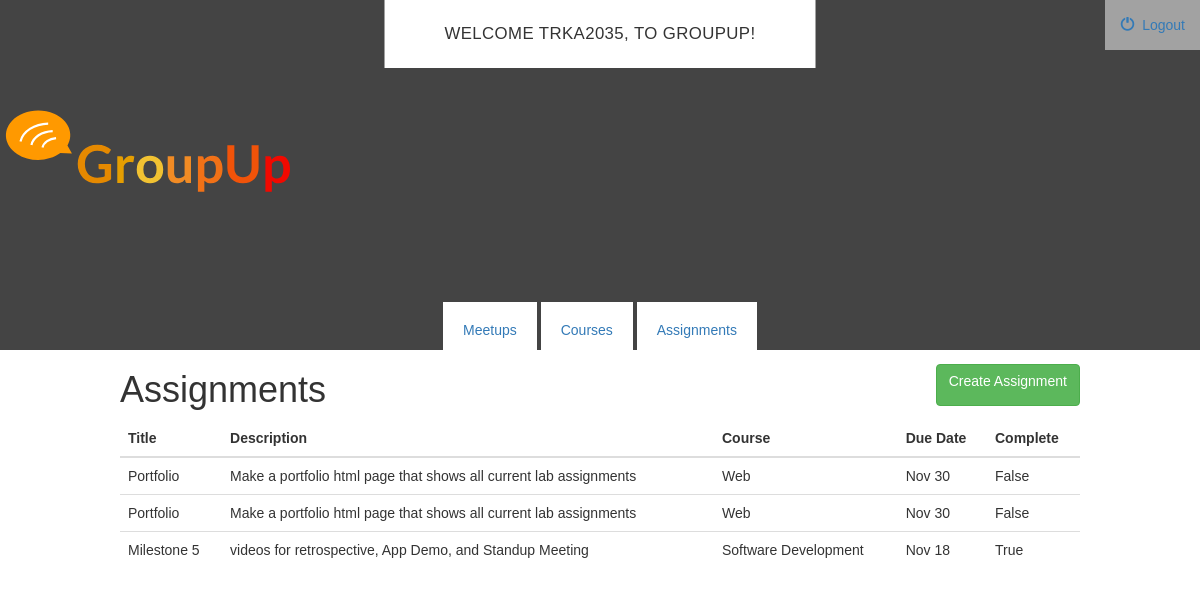
The app's page /assignments/ (signed in) with its own data.
### assignments/models.py (models this page shows, shortened)
class Assignment(models.Model):
    user = models.ForeignKey(settings.AUTH_USER_MODEL, default=1)
    title = models.CharField(max_length=30)
    description = models.CharField(max_length=100)
    course = models.ForeignKey(Course, on_delete=models.CASCADE)
    due_date = models.CharField(max_length=25)
    is_complete = models.BooleanField(default=False)

### courses/models.py (models this page shows)
class Course(models.Model):
    user = models.ForeignKey(settings.AUTH_USER_MODEL, default=1)
    title = models.CharField(max_length=30)
    description = models.TextField(max_length=400)
    location = models.CharField(max_length=30)
    start_day = models.CharField(max_length=25)
    end_day = models.CharField(max_length=25)
    time = models.CharField(max_length=30)
    def __str__(self):
        return self.title

### assignments/views.py (the view)
def index(request):
    courses = Course.objects.filter(user=request.user)
    assignments = Assignment.objects.filter(user=request.user)
    meetups = MeetUp.objects.filter(user=request.user)
    context = {
    'courses':courses,
    'assignments':assignments,
    'meetups':meetups,
    }
    return render(request, 'assignments/index.html', context)

### assignments/templates/assignments/index.html (shortened to what this page needs)
{% extends 'courses/base.html' %}
{% block body %}
<div class="top-container">
  <h1>Assignments</h1>
  <a class="btn btn-success" href="{% url 'assignments:create_assignment' %}">Create Assignment</a>
</div>
{% if assignments %}
  <table class="table">
    <thead>
      <tr>
        <th>Title</th>
        <th>Description</th>
        <th>Course</th>
        <th>Due Date</th>
        <th>Complete</th>
      </tr>
    </thead>
    <tbody>
      {% for assignment in assignments %}
        <tr>
          <td>{{ assignment.title }}</td>
          <td>{{ assignment.description }}</td>
          <td>{{ assignment.course }}</td>
          <td>{{ assignment.due_date }}</td>
          <td>{{ assignment.is_complete }}</td>
        </tr>
      {% endfor %}
    </tbody>
  </table>
{% else %}
  <h3>You have no assignments</h3>
{% endif %}
{% endblock %}

### courses/templates/courses/base.html (shortened to what this page needs)
<!DOCTYPE html>
<html lang="en">
  <head>
    {% load staticfiles %}
    <link rel="stylesheet" href="https://maxcdn.bootstrapcdn.com/bootstrap/3.3.6/css/bootstrap.min.css">
    <link rel="stylesheet" type="text/css" href="{% static 'courses/style.css' %}"/>
  </head>
  <body>
    <div class="header-container">
      <h1>Welcome {{ user }}, to GroupUp!</h1>
      <img class="favicon" src="{% static 'courses/img/favicon.svg' %}" alt="" height="300px" width="300px" />
      <nav>
        <ul>
          <li><a href="{% url 'meetups:index' %}">Meetups</a></li>
          <li><a href="{% url 'courses:index' %}">Courses</a></li>
          <li><a href="{% url 'assignments:index' %}">Assignments</a></li>
        </ul>
      </nav>
      <a class="logout-button" href="{% url 'home:logout_user' %}">
        <span class="glyphicon glyphicon-off" aria-hidden="true"></span>&nbsp; Logout
      </a>
    </div>
    <div class="main-container">
      {% block body %}
      {% endblock %}
    </div>
  </body>
</html>

### courses/static/courses/style.css (style rules this page uses)
body { font-family: 'Montserrat', sans-serif; font-weight: 400; color: #333; }
.header-container { height: 350px; width: 100%; background-color: #444; background-size: cover; background-repeat: no-repeat; background-position: center; position: relative; }
.header-container h1 { position: absolute; background-color: #fff; padding: 25px 60px; left: 50%; -webkit-transform: translateX(-50%); -moz-transform: translateX(-50%); -o-transform: translateX(-50%); -ms-transform: translateX(-50%); transform: translateX(-50%); bottom: 25; margin: 0px; text-transform: uppercase; font-weight: 400; font-size: 1.20em; letter-spacing: 0.4px; }
.header-container nav { width: 100%; height: 40px; background-color: #444; position: absolute; bottom: 0; }
nav ul { text-align: center; position: absolute; width: 100%; margin: 0; padding: 10px; list-style: inline; background-color: rgba(255, 255, 255, 0); }
nav ul li { display: inline; padding: 20px; padding-left: 20px; background-color: rgba(255, 255, 255, 1); }
nav ul li a { text-decoration: none; }
.logout-button { background-color: rgba(255, 255, 255, 0.5); padding: 15px; float: right; }
.favicon { position: absolute; top:0; }
.main-container { width: 80%; margin: auto; }
.top-container { display: flex; justify-content: space-between; }
.btn-success { height: 3em; margin-top: 1em; }

### records on screen
Assignment: title "Portfolio", description "Make a portfolio html page that shows all current lab assignments", course "Web", due_date "Nov 30", is_complete "False"
Assignment: title "Portfolio", description "Make a portfolio html page that shows all current lab assignments", course "Web", due_date "Nov 30", is_complete "False"
Assignment: title "Milestone 5", description "videos for retrospective, App Demo, and Standup Meeting", course "Software Development", due_date "Nov 18", is_complete "True"

### other values on screen
{{ user }} "TRKA2035"
